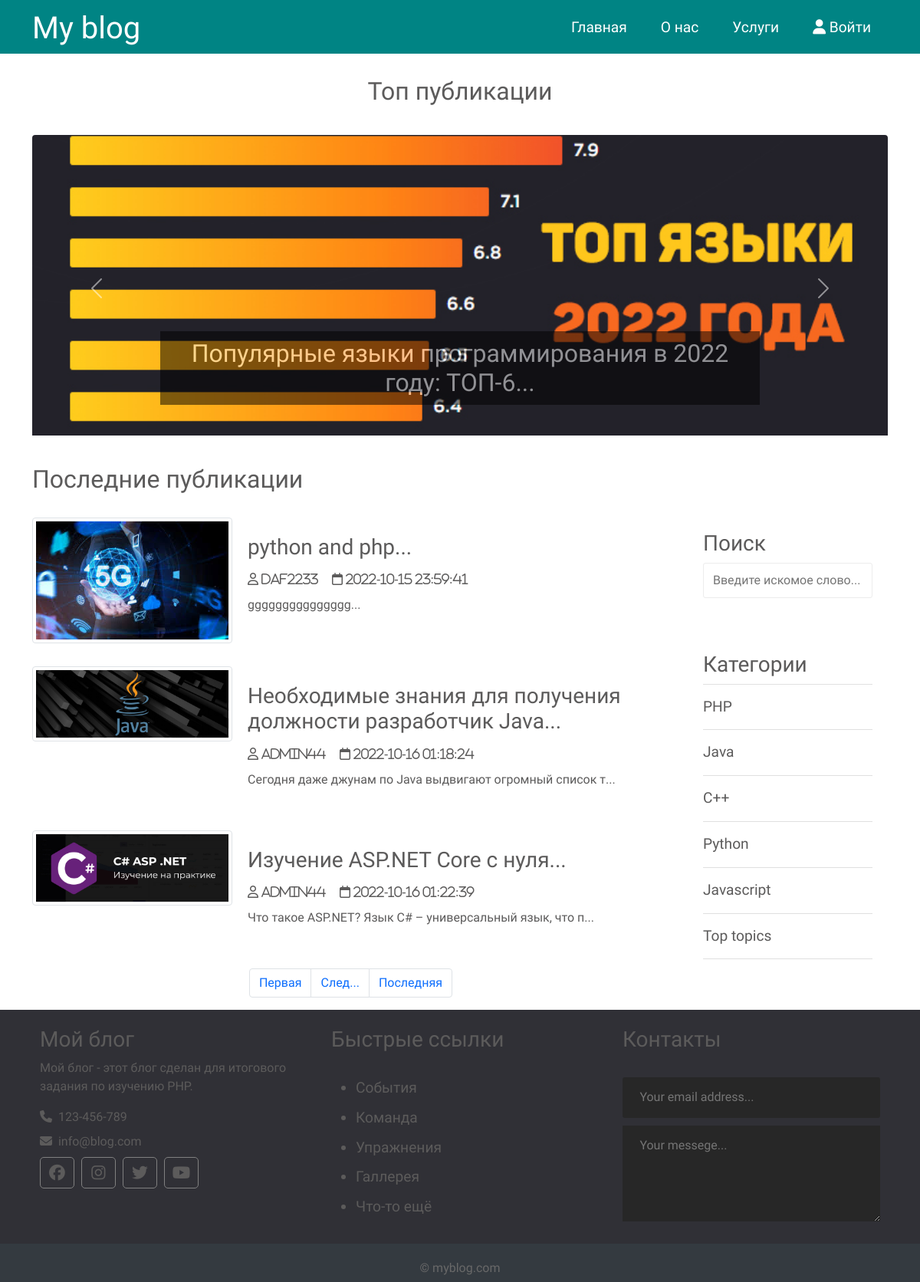
The page / on the database its author committed.
### tables this page shows
CREATE TABLE `posts` (
  `id` int(12) NOT NULL,
  `id_user` int(12) NOT NULL,
  `title` varchar(255) NOT NULL,
  `img` varchar(255) NOT NULL,
  `content` text NOT NULL,
  `status` tinyint(4) NOT NULL,
  `id_topic` int(12) DEFAULT NULL,
  `created_date` datetime NOT NULL DEFAULT CURRENT_TIMESTAMP
);

CREATE TABLE `users` (
  `id` int(12) NOT NULL,
  `admin` tinyint(4) NOT NULL,
  `username` varchar(255) NOT NULL,
  `email` varchar(255) NOT NULL,
  `password` varchar(255) NOT NULL,
  `created` timestamp NOT NULL DEFAULT CURRENT_TIMESTAMP
);

CREATE TABLE `topics` (
  `id` int(12) NOT NULL,
  `name` varchar(120) NOT NULL,
  `description` text NOT NULL
);

### app/database/db.php (called while the page is built, shortened)
<?php
require('connect.php');
function dbCheckError($query){
    $errinfo = $query->errorinfo();
    return true;
}
function selectall($table, $params = []){
    global $pdo;
    $sql = "SELECT * FROM $table";
    $query =  $pdo->prepare($sql);
    $query->execute();
    return $query->fetchAll();
}
function selectAllFromPostsWithUsersOnIndex($table1, $table2, $limit, $offset){
    global $pdo;
    $sql = "SELECT p.*, u.username FROM $table1 AS p JOIN $table2 AS u ON p.id_user = u.id WHERE p.status=1 LiMIT $limit OFFSET $offset";
    $query =  $pdo->prepare($sql);
    $query->execute();
    return $query->fetchAll();
}
function selectTopTopicFromPostsOnIndex($table1){
    global $pdo;
    $sql = "SELECT * FROM $table1 WHERE id_topic = 10";
    $query =  $pdo->prepare($sql);
    $query->execute();
    return $query->fetchAll();
}
function countRow($table){
    global $pdo;
    $sql = "SELECT COUNT(*) FROM $table WHERE status = 1";
    $query = $pdo->prepare($sql);
    $query->execute();
    return $query->fetchColumn();
}

### app/controllers/topics.php (called while the page is built, shortened)
<?php
include SITE_ROOT . "/app/database/db.php";
$topics = selectall('topics');

### index.php (the view, shortened to what this page needs)
<?php
    include "app/controllers/topics.php";
    $page = isset($_GET['page']) ? $_GET['page']:1;
    $limit = 3;
    $offset = $limit * ($page - 1);
    $total_pages = round(countRow('posts') / $limit, 0);
    $posts = selectAllFromPostsWithUsersOnIndex('posts', 'users', $limit, $offset);
    $topTopic = selectTopTopicFromPostsOnIndex('posts');
?>
<!doctype html>
<html lang="en">
  <head>
    <link href="https://cdn.jsdelivr.net/npm/bootstrap@5.0.2/dist/css/bootstrap.min.css" rel="stylesheet">
    <link rel="stylesheet" href="/css/awesome/css/all.css" />
    <link rel="stylesheet" href = "assets/css/style.css">
  </head>
  <body>
  <?php include("app/include/header.php"); ?>
    <div class="container">
      <div class="row">
        <h2 class="slider-title">Топ публикации</h2>
      </div>
      <div id="carouselExampleCaptions" class="carousel slide" data-bs-ride="carousel">
        <div class="carousel-inner">
          <?php foreach ($topTopic as $key => $post): ?>
              <?php if($key == 0):?>
              <div class="carousel-item active">
              <?php else: ?>
                <div class="carousel-item">
              <?php endif; ?>
                  <img src="<?=BASE_URL . 'assets/images/posts/' . $post['img']?>" alt="<?=$post['title']?>" class="d-block w-100">
                <div class="carousel-caption d-none d-md-block">
                <h5><a href="<?=BASE_URL . 'single.php?post=' . $post['id'];?>"><?=mb_substr($post['title'], 0, 120, 'UTF-8') . '...' ?></a></h5>
              </div>
            </div>
          <?php endforeach; ?>
        </div>
        <button class="carousel-control-prev" type="button" data-bs-target="#carouselExampleCaptions" data-bs-slide="prev">
          <span class="carousel-control-prev-icon" aria-hidden="true"></span>
        </button>
        <button class="carousel-control-next" type="button" data-bs-target="#carouselExampleCaptions" data-bs-slide="next">
          <span class="carousel-control-next-icon" aria-hidden="true"></span>
        </button>
      </div>
    </div>
    <div class="container">
      <div class="content row">
        <div class="main-content col-md-9 col-12">
          <h2>Последние публикации</h2>
          <?php foreach ($posts as $post): ?>
          <div class="post row">
            <div class="img col-12 col-md-4">
              <img src="<?=BASE_URL . 'assets/images/posts/' . $post['img']?>" alt="<?=$post['title']?>" class="img-thumbnail" >
            </div>
            <div class="post_text col-12 col-md-8">
              <h3>
                <a href="<?=BASE_URL . 'single.php?post=' . $post['id'];?>"><?=mb_substr($post['title'], 0, 80, 'UTF-8') . '...' ?></a>
              </h3>
              <i class="far fa-user"> <?=$post['username'];?></i>
              <i class="far fa-calendar"> <?=$post['created_date'];?></i>
              <p class="preview-text">
                <?=mb_substr($post['content'], 0, 55, 'UTF-8') . '...' ?>
              </p>
            </div>
          </div>
          <?php endforeach; ?>
          <?php include("app/include/pagination.php"); ?>
        </div>
        <div class="sidebar col-md-3 col-12">
          <div class="section search">
            <h3>Поиск</h3>
            <form action="search.php" method="post">
              <input type="text" name="search-term" class="text-input" placeholder="Введите искомое слово...">
            </form>
          </div>
          <div class="section topics">
            <h3>Категории</h3>
            <ul>
              <?php foreach($topics as $key => $topic): ?>
              <li>
                <a href="<?=BASE_URL . 'category.php?id=' . $topic['id']; ?>"><?=$topic['name']; ?></a>
              </li>
              <?php endforeach; ?>
            </ul>
          </div>
        </div>
      </div>
    </div>
    <?php include("app/include/footer.php"); ?>
  </body>
</html>

### app/include/header.php (shortened to what this page needs)
<header class="container-fluid">
      <div class="container">
        <div class="row">
          <div class="col-4">
            <h1>
              <a href="<?php echo BASE_URL?>">My blog</a>
            </h1>
          </div>
          <nav class="col-8">
            <ul>
              <li><a href="<?php echo BASE_URL?>">Главная</a></li>
              <li><a href="<?php echo BASE_URL . 'about.php'?>">О нас</a></li>
              <li><a href="#">Услуги</a></li>
              <li>
                <?php if(isset($_SESSION['id'])):?>
                  <a href="#">
                    <i class="fa fa-user"></i>
                    <?php echo $_SESSION['login'];?>
                  </a>
                  <ul>
                    <?php if($_SESSION['admin']):?>
                      <li><a href="<?php echo BASE_URL . "admin/posts/index.php";?>">Админ панель</a></li>
                    <?php endif; ?>
                    <li><a href="<?php echo BASE_URL . "logout.php";?>">Выход</a></li>
                  </ul>
                <?php else:?>
                  <a href="<?php echo BASE_URL . "log.php";?>">
                    <i class="fa fa-user"></i>
                    Войти
                  </a>
                <?php endif;?>
              </li>
            </ul>
          </nav>
        </div>
      </div>
    </header>

### app/include/pagination.php (shortened to what this page needs)
<nav aria-label="Page navigation example">
    <ul class="pagination justify-content-center">
        <li class="page-item">
          <a class="page-link" href="?page=1">Первая</a>
        </li>
        <?php if($page < $total_pages): ?>
            <li class="page-item">
                <a class="page-link" href="?page=<?php echo ($page + 1); ?>">След...</a>
            </li>
        <?php endif; ?>
        <li class="page-item">
          <a class="page-link" href="?page =<?php echo $total_pages?>">Последняя</a>
        </li>
    </ul>
</nav>

### app/include/footer.php (shortened to what this page needs)
<div class="footer container-fluid">
      <div class="footer-content container">
        <div class="row">
          <div class="footer-section about col-md-4 col-12">
            <h3 class="logo-text">Мой блог</h3>
            <p>
              Мой блог - этот блог сделан для итогового задания по изучению PHP.
            </p>
            <div class="contact">
              <span><i class="fas fa-phone"></i>&nbsp; 123-456-789</span>
              <span><i class="fas fa-envelope"></i>&nbsp; info@blog.com</span>
            </div>
            <div class="socials">
              <a href="#"><i class="fab fa-facebook"></i></a>
              <a href="#"><i class="fab fa-instagram"></i></a>
              <a href="#"><i class="fab fa-twitter"></i></a>
              <a href="#"><i class="fab fa-youtube"></i></a>
            </div>
          </div>
          <div class="footer-section links col-md-4 col-12">
            <h3>Быстрые ссылки</h3>
            <br>
            <ul>
              <a href="#">
                <li>События</li>
              </a>
              <a href="#">
                <li>Команда</li>
              </a>
              <a href="#">
                <li>Упражнения</li>
              </a>
              <a href="#">
                <li>Галлерея</li>
              </a>
              <a href="#">
                <li>Что-то ещё</li>
              </a>
            </ul>
          </div>
          <div class="footer-section contact-form col-md-4 col-12">
            <h3>Контакты</h3>
            <br>
            <form action="index.html" method="post">
              <input type="email" name="email" class="text-input contact-input" placeholder="Your email address...">
              <textarea rows="4" name="messege" class="text-input contact-input" placeholder="Your messege..."></textarea>
              <button type="submit" class="btn btn-big contact-btn">
              </button>
            </form>
          </div>
        </div>
        <div class="footer-bottom">
          &copy; myblog.com
        </div>
      </div>
    </div>

### assets/css/style.css (style rules this page uses)
* { font-family: 'Comfortaa', cursive; color:#5c5b5b; }
html, h1, h2, h3, h4, h5, h6 { color:#5c5b5b; }
body { color: #f6f6f6; }
a { text-decoration: none; color: inherit; }
input { padding: 10px 12px; display: block; width: 100%; border-radius: 3px; border: 1px solid #ececec; line-height: 1.5rem; color: #444444; font-size: 1rem; }
header { background: #008484; height: 70px; }
header * { color: #ffffff; }
header h1 { margin-top: 13px; }
header h1 a { color: #ffffff; }
header ul { margin: 0; padding: 0; list-style: none; float: right; }
header ul li { float: left; position: relative; }
header ul li a { display: block; font-size: 1.2rem; text-decoration: none; color: #ffffff; padding: 22px; }
.slider-title { text-align: center; padding: 30px; }
.carousel { height: 400px; }
.carousel-inner, .carousel-item { height: 400px; border-radius: 4px; }
.carousel-caption h5 { font-size: 2rem; font-weight: 500; background: #000000; max-width: 100%; padding: 0.3em; opacity: 0.5; }
.carousel-caption h5 a { color: #ffffff; text-decoration: none; font-weight: 500; }
.main-content h2 { margin: 30px 0; }
.main-content .post { margin-bottom: 30px; }
.main-content .post_text { background: #ffffff; padding: 8px; border-radius: 3px; }
.main-content .post_text h3 { margin: 14px 0; }
.main-content .post_text i { color: #5c5b5b; margin:0px 14px 14px 0px; }
p { color: #5c5b5b; }
.search { margin-top: 96px; }
.sidebar .section { background: #ffffff; padding: 20px; border-radius: 3px; margin-bottom: 30px; }
.sidebar .topics ul { margin: 0px; padding: 0px; list-style: none; border-top: 1px solid #e0e0e0; }
.sidebar .topics ul li a { display: block; padding: 15px 0px 15px 0px; border-bottom: 1px solid #e0e0e0; transition: all 0.3s; text-decoration: none; font-weight: 500; color: #5c5b5b; font-size: 1.2em; }
.footer { background: #303036; color: #d3d3d3; position: relative; }
.footer .footer-section { padding: 22px; }
.footer .about .contact span { display: block; font-size: 1.1 em; margin-bottom: 8px; }
.footer .about .socials a { border: 1px solid gray; width: 45px; height: 41px; padding-top: 5px; margin-right: 5px; text-align: center; display: inline-block; font-size: 1.3em; border-radius: 5px; transition: all 0.3s; color: #ffffff; }
.footer .links ul a { display: block; margin-bottom: 10px; font-size: 1.2em; transition: all 0.3s; color: #ffffff; text-decoration: none; }
.footer .contact-form .contact-input { background: #272727; color: #bebdbd; margin-bottom: 10px; line-height: 1.5rem; padding: .9rem 1.4rem; border: none; width: 100%; }
.footer .contact-form .contact-btn { float: right; font-size: 1.1em; }
.footer .footer-bottom { background: #343a40; color: #686868; height: 50px; width: 100%; text-align: center; position: absolute; bottom: 0px; left: 0px; padding-top: 20px; }

### rows shown on the page
posts: img (picture), title "Популярные языки программирования в 2022 году: ТОП-6"
posts: img (picture), title "python and php", id_user.username "daf2233", created_date "2022-10-15 23:59:41", content "ggggggggggggggg"
posts: img (picture), title "Необходимые знания для получения должности разработчик Java", id_user.username "admin44", created_date "2022-10-16 01:18:24", content "Сегодня даже джунам по Java выдвигают огромный список т"
posts: img (picture), title "Изучение ASP.NET Core с нуля", id_user.username "admin44", created_date "2022-10-16 01:22:39", content "Что такое ASP.NET? Язык C# – универсальный язык, что п"
topics: name "PHP"
topics: name "Java"
topics: name "C++"
topics: name "Python"
topics: name "Javascript"
topics: name "Top topics"
